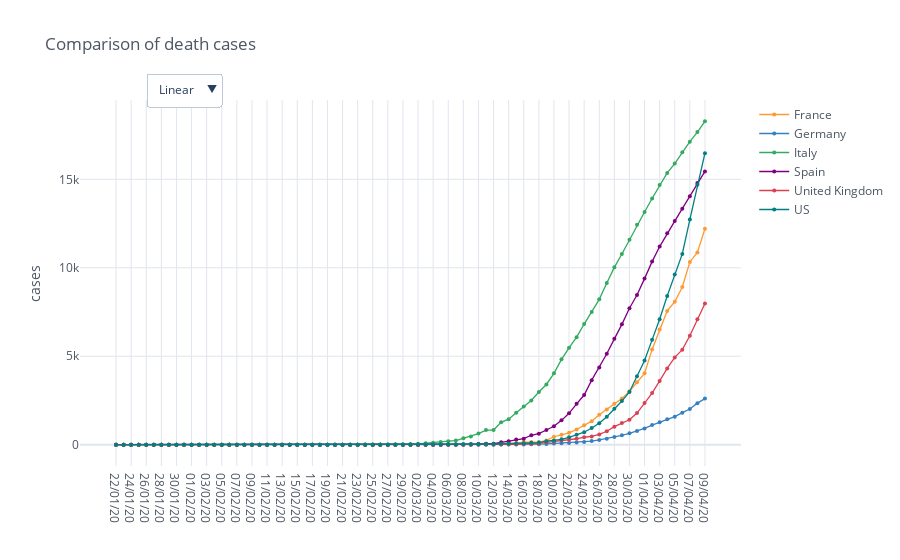

This figure's notebook cell:
### Code cell
death_cases_countries = io.world_load_cases(io.get_filename_death_cases(), countries)

fig_deaths = mp.iplot_comparative_plot(death_cases_countries, title='Comparison of death cases', size=4, yTitle='cases', mode='lines+markers', asFigure=True)
fig_deaths.show()

### Figure 1 — Plotly figure (JSON) as saved in the notebook; plotly's stock layout.template omitted (floating-point values rounded to 4 significant figures)
{"data": [{"line": {"color": "rgba(255, 153, 51, 1.0)", "dash": "solid", "shape": "linear", "width": 1.3}, "marker": {"size": 4, "symbol": "circle"}, "mode": "lines+markers", "name": "France", "text": "", "type": "scatter", "x": ["22/01/20", "23/01/20", "24/01/20", "25/01/20", "26/01/20", "27/01/20", "28/01/20", "29/01/20", "30/01/20", "31/01/20", "01/02/20", "02/02/20", "03/02/20", "04/02/20", "05/02/20", "06/02/20", "07/02/20", "08/02/20", "09/02/20", "10/02/20", "11/02/20", "12/02/20", "13/02/20", "14/02/20", "15/02/20", "16/02/20", "17/02/20", "18/02/20", "19/02/20", "20/02/20", "21/02/20", "22/02/20", "23/02/20", "24/02/20", "25/02/20", "26/02/20", "27/02/20", "28/02/20", "29/02/20", "01/03/20", "02/03/20", "03/03/20", "04/03/20", "05/03/20", "06/03/20", "07/03/20", "08/03/20", "09/03/20", "10/03/20", "11/03/20", "12/03/20", "13/03/20", "14/03/20", "15/03/20", "16/03/20", "17/03/20", "18/03/20", "19/03/20", "20/03/20", "21/03/20", "22/03/20", "23/03/20", "24/03/20", "25/03/20", "26/03/20", "27/03/20", "28/03/20", "29/03/20", "30/03/20", "31/03/20", "01/04/20", "02/04/20", "03/04/20", "04/04/20", "05/04/20", "06/04/20", "07/04/20", "08/04/20", "09/04/20"], "y": [0, 0, 0, 0, 0, 0, 0, 0, 0, 0, 0, 0, 0, 0, 0, 0, 0, 0, 0, 0, 0, 0, 0, 0, 1, 1, 1, 1, 1, 1, 1, 1, 1, 1, 1, 2, 2, 2, 2, 2, 3, 4, 4, 6, 9, 11, 19, 19, 33, 48, 48, 79, 91, 91, 148, 148, 148, 243, 450, 562, 674, 860, 1100, 1331, 1696, 1995, 2314, 2606, 3024, 3523, 4032, 5387, 6507, 7560, 8078, 8911, 10328, 10869, 12210]}, {"line": {"color": "rgba(55, 128, 191, 1.0)", "dash": "solid", "shape": "linear", "width": 1.3}, "marker": {"size": 4, "symbol": "circle"}, "mode": "lines+markers", "name": "Germany", "text": "", "type": "scatter", "x": ["22/01/20", "23/01/20", "24/01/20", "25/01/20", "26/01/20", "27/01/20", "28/01/20", "29/01/20", "30/01/20", "31/01/20", "01/02/20", "02/02/20", "03/02/20", "04/02/20", "05/02/20", "06/02/20", "07/02/20", "08/02/20", "09/02/20", "10/02/20", "11/02/20", "12/02/20", "13/02/20", "14/02/20", "15/02/20", "16/02/20", "17/02/20", "18/02/20", "19/02/20", "20/02/20", "21/02/20", "22/02/20", "23/02/20", "24/02/20", "25/02/20", "26/02/20", "27/02/20", "28/02/20", "29/02/20", "01/03/20", "02/03/20", "03/03/20", "04/03/20", "05/03/20", "06/03/20", "07/03/20", "08/03/20", "09/03/20", "10/03/20", "11/03/20", "12/03/20", "13/03/20", "14/03/20", "15/03/20", "16/03/20", "17/03/20", "18/03/20", "19/03/20", "20/03/20", "21/03/20", "22/03/20", "23/03/20", "24/03/20", "25/03/20", "26/03/20", "27/03/20", "28/03/20", "29/03/20", "30/03/20", "31/03/20", "01/04/20", "02/04/20", "03/04/20", "04/04/20", "05/04/20", "06/04/20", "07/04/20", "08/04/20", "09/04/20"], "y": [0, 0, 0, 0, 0, 0, 0, 0, 0, 0, 0, 0, 0, 0, 0, 0, 0, 0, 0, 0, 0, 0, 0, 0, 0, 0, 0, 0, 0, 0, 0, 0, 0, 0, 0, 0, 0, 0, 0, 0, 0, 0, 0, 0, 0, 0, 0, 2, 2, 3, 3, 7, 9, 11, 17, 24, 28, 44, 67, 84, 94, 123, 157, 206, 267, 342, 433, 533, 645, 775, 920, 1107, 1275, 1444, 1584, 1810, 2016, 2349, 2607]}, {"line": {"color": "rgba(50, 171, 96, 1.0)", "dash": "solid", "shape": "linear", "width": 1.3}, "marker": {"size": 4, "symbol": "circle"}, "mode": "lines+markers", "name": "Italy", "text": "", "type": "scatter", "x": ["22/01/20", "23/01/20", "24/01/20", "25/01/20", "26/01/20", "27/01/20", "28/01/20", "29/01/20", "30/01/20", "31/01/20", "01/02/20", "02/02/20", "03/02/20", "04/02/20", "05/02/20", "06/02/20", "07/02/20", "08/02/20", "09/02/20", "10/02/20", "11/02/20", "12/02/20", "13/02/20", "14/02/20", "15/02/20", "16/02/20", "17/02/20", "18/02/20", "19/02/20", "20/02/20", "21/02/20", "22/02/20", "23/02/20", "24/02/20", "25/02/20", "26/02/20", "27/02/20", "28/02/20", "29/02/20", "01/03/20", "02/03/20", "03/03/20", "04/03/20", "05/03/20", "06/03/20", "07/03/20", "08/03/20", "09/03/20", "10/03/20", "11/03/20", "12/03/20", "13/03/20", "14/03/20", "15/03/20", "16/03/20", "17/03/20", "18/03/20", "19/03/20", "20/03/20", "21/03/20", "22/03/20", "23/03/20", "24/03/20", "25/03/20", "26/03/20", "27/03/20", "28/03/20", "29/03/20", "30/03/20", "31/03/20", "01/04/20", "02/04/20", "03/04/20", "04/04/20", "05/04/20", "06/04/20", "07/04/20", "08/04/20", "09/04/20"], "y": [0, 0, 0, 0, 0, 0, 0, 0, 0, 0, 0, 0, 0, 0, 0, 0, 0, 0, 0, 0, 0, 0, 0, 0, 0, 0, 0, 0, 0, 0, 1, 2, 3, 7, 10, 12, 17, 21, 29, 34, 52, 79, 107, 148, 197, 233, 366, 463, 631, 827, 827, 1266, 1441, 1809, 2158, 2503, 2978, 3405, 4032, 4825, 5476, 6077, 6820, 7503, 8215, 9134, 10023, 10779, 11591, 12428, 13155, 13915, 14681, 15362, 15887, 16523, 17127, 17669, 18279]}, {"line": {"color": "rgba(128, 0, 128, 1.0)", "dash": "solid", "shape": "linear", "width": 1.3}, "marker": {"size": 4, "symbol": "circle"}, "mode": "lines+markers", "name": "Spain", "text": "", "type": "scatter", "x": ["22/01/20", "23/01/20", "24/01/20", "25/01/20", "26/01/20", "27/01/20", "28/01/20", "29/01/20", "30/01/20", "31/01/20", "01/02/20", "02/02/20", "03/02/20", "04/02/20", "05/02/20", "06/02/20", "07/02/20", "08/02/20", "09/02/20", "10/02/20", "11/02/20", "12/02/20", "13/02/20", "14/02/20", "15/02/20", "16/02/20", "17/02/20", "18/02/20", "19/02/20", "20/02/20", "21/02/20", "22/02/20", "23/02/20", "24/02/20", "25/02/20", "26/02/20", "27/02/20", "28/02/20", "29/02/20", "01/03/20", "02/03/20", "03/03/20", "04/03/20", "05/03/20", "06/03/20", "07/03/20", "08/03/20", "09/03/20", "10/03/20", "11/03/20", "12/03/20", "13/03/20", "14/03/20", "15/03/20", "16/03/20", "17/03/20", "18/03/20", "19/03/20", "20/03/20", "21/03/20", "22/03/20", "23/03/20", "24/03/20", "25/03/20", "26/03/20", "27/03/20", "28/03/20", "29/03/20", "30/03/20", "31/03/20", "01/04/20", "02/04/20", "03/04/20", "04/04/20", "05/04/20", "06/04/20", "07/04/20", "08/04/20", "09/04/20"], "y": [0, 0, 0, 0, 0, 0, 0, 0, 0, 0, 0, 0, 0, 0, 0, 0, 0, 0, 0, 0, 0, 0, 0, 0, 0, 0, 0, 0, 0, 0, 0, 0, 0, 0, 0, 0, 0, 0, 0, 0, 0, 1, 2, 3, 5, 10, 17, 28, 35, 54, 55, 133, 195, 289, 342, 533, 623, 830, 1043, 1375, 1772, 2311, 2808, 3647, 4365, 5138, 5982, 6803, 7716, 8464, 9387, 10348, 11198, 11947, 12641, 13341, 14045, 14792, 15447]}, {"line": {"color": "rgba(219, 64, 82, 1.0)", "dash": "solid", "shape": "linear", "width": 1.3}, "marker": {"size": 4, "symbol": "circle"}, "mode": "lines+markers", "name": "United Kingdom", "text": "", "type": "scatter", "x": ["22/01/20", "23/01/20", "24/01/20", "25/01/20", "26/01/20", "27/01/20", "28/01/20", "29/01/20", "30/01/20", "31/01/20", "01/02/20", "02/02/20", "03/02/20", "04/02/20", "05/02/20", "06/02/20", "07/02/20", "08/02/20", "09/02/20", "10/02/20", "11/02/20", "12/02/20", "13/02/20", "14/02/20", "15/02/20", "16/02/20", "17/02/20", "18/02/20", "19/02/20", "20/02/20", "21/02/20", "22/02/20", "23/02/20", "24/02/20", "25/02/20", "26/02/20", "27/02/20", "28/02/20", "29/02/20", "01/03/20", "02/03/20", "03/03/20", "04/03/20", "05/03/20", "06/03/20", "07/03/20", "08/03/20", "09/03/20", "10/03/20", "11/03/20", "12/03/20", "13/03/20", "14/03/20", "15/03/20", "16/03/20", "17/03/20", "18/03/20", "19/03/20", "20/03/20", "21/03/20", "22/03/20", "23/03/20", "24/03/20", "25/03/20", "26/03/20", "27/03/20", "28/03/20", "29/03/20", "30/03/20", "31/03/20", "01/04/20", "02/04/20", "03/04/20", "04/04/20", "05/04/20", "06/04/20", "07/04/20", "08/04/20", "09/04/20"], "y": [0, 0, 0, 0, 0, 0, 0, 0, 0, 0, 0, 0, 0, 0, 0, 0, 0, 0, 0, 0, 0, 0, 0, 0, 0, 0, 0, 0, 0, 0, 0, 0, 0, 0, 0, 0, 0, 0, 0, 0, 0, 0, 0, 1, 2, 2, 3, 4, 6, 8, 8, 8, 21, 21, 55, 55, 71, 137, 177, 233, 281, 335, 422, 465, 578, 759, 1019, 1228, 1408, 1789, 2352, 2921, 3605, 4313, 4934, 5373, 6159, 7097, 7978]}, {"line": {"color": "rgba(0, 128, 128, 1.0)", "dash": "solid", "shape": "linear", "width": 1.3}, "marker": {"size": 4, "symbol": "circle"}, "mode": "lines+markers", "name": "US", "text": "", "type": "scatter", "x": ["22/01/20", "23/01/20", "24/01/20", "25/01/20", "26/01/20", "27/01/20", "28/01/20", "29/01/20", "30/01/20", "31/01/20", "01/02/20", "02/02/20", "03/02/20", "04/02/20", "05/02/20", "06/02/20", "07/02/20", "08/02/20", "09/02/20", "10/02/20", "11/02/20", "12/02/20", "13/02/20", "14/02/20", "15/02/20", "16/02/20", "17/02/20", "18/02/20", "19/02/20", "20/02/20", "21/02/20", "22/02/20", "23/02/20", "24/02/20", "25/02/20", "26/02/20", "27/02/20", "28/02/20", "29/02/20", "01/03/20", "02/03/20", "03/03/20", "04/03/20", "05/03/20", "06/03/20", "07/03/20", "08/03/20", "09/03/20", "10/03/20", "11/03/20", "12/03/20", "13/03/20", "14/03/20", "15/03/20", "16/03/20", "17/03/20", "18/03/20", "19/03/20", "20/03/20", "21/03/20", "22/03/20", "23/03/20", "24/03/20", "25/03/20", "26/03/20", "27/03/20", "28/03/20", "29/03/20", "30/03/20", "31/03/20", "01/04/20", "02/04/20", "03/04/20", "04/04/20", "05/04/20", "06/04/20", "07/04/20", "08/04/20", "09/04/20"], "y": [0, 0, 0, 0, 0, 0, 0, 0, 0, 0, 0, 0, 0, 0, 0, 0, 0, 0, 0, 0, 0, 0, 0, 0, 0, 0, 0, 0, 0, 0, 0, 0, 0, 0, 0, 0, 0, 0, 1, 1, 6, 7, 11, 12, 14, 17, 21, 22, 28, 36, 40, 47, 54, 63, 85, 108, 118, 200, 244, 307, 417, 557, 706, 942, 1209, 1581, 2026, 2467, 2978, 3873, 4757, 5926, 7087, 8407, 9619, 10783, 12722, 14695, 16478]}], "layout": {"legend": {"bgcolor": "#FFFFFF", "font": {"color": "#4D5663"}}, "paper_bgcolor": "#FFFFFF", "plot_bgcolor": "#FFFFFF", "title": {"font": {"color": "#4D5663"}, "text": "Comparison of death cases"}, "updatemenus": [{"buttons": [{"args": [{"yaxis.type": "linear"}], "label": "Linear", "method": "relayout"}, {"args": [{"yaxis.type": "log"}], "label": "Log", "method": "relayout"}], "direction": "down", "pad": {"r": 10, "t": 10}, "showactive": true, "x": 0.1, "xanchor": "left", "y": 1.1, "yanchor": "top"}], "xaxis": {"gridcolor": "#E1E5ED", "showgrid": true, "tickfont": {"color": "#4D5663"}, "title": {"font": {"color": "#4D5663"}, "text": ""}, "zerolinecolor": "#E1E5ED"}, "yaxis": {"gridcolor": "#E1E5ED", "showgrid": true, "tickfont": {"color": "#4D5663"}, "title": {"font": {"color": "#4D5663"}, "text": "cases"}, "zerolinecolor": "#E1E5ED"}}}
